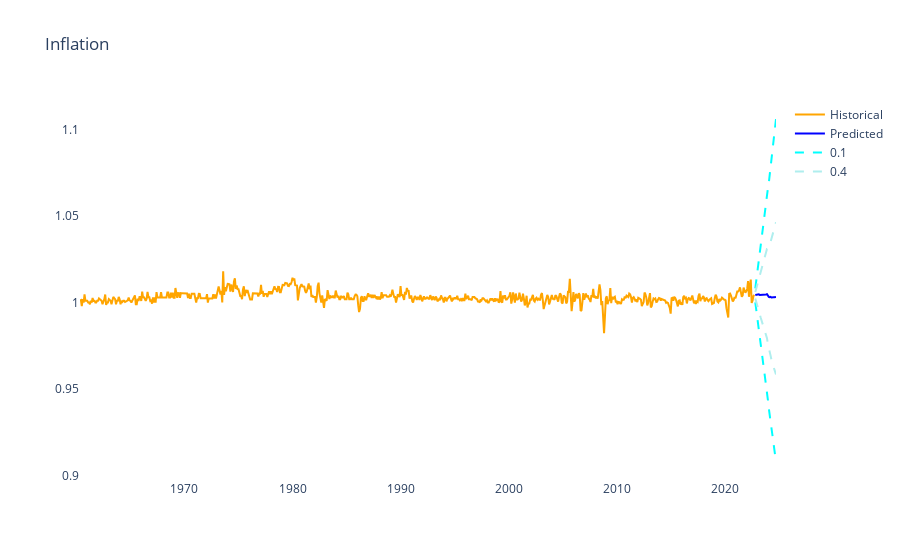

Notebook source saved alongside this figure:
### Code cell
import plotly.graph_objects as go

# Create a new figure
fig = go.Figure()

# Add each time series as a separate trace with the 'lines' mode
fig.add_trace(
    go.Scatter(
        x=reverse_historical_data.index,
        y=reverse_historical_data.values,
        name="Historical",
        mode="lines",
        line=dict(color="orange"),
    )
)
fig.add_trace(
    go.Scatter(
        x=reverse_predicted_data.index,
        y=reverse_predicted_data.values,
        name="Predicted",
        mode="lines",
        line=dict(color="blue"),
    )
)
fig.add_trace(
    go.Scatter(
        x=reverse_predict_lower_10.index,
        y=reverse_predict_lower_10.values,
        name="0.1",
        mode="lines",
        line=dict(color="cyan", dash="dash"),
    )
)
fig.add_trace(
    go.Scatter(
        x=reverse_predict_lower_40.index,
        y=reverse_predict_lower_40.values,
        name="0.4",
        mode="lines",
        line=dict(color="paleturquoise", dash="dash"),
    )
)
fig.add_trace(
    go.Scatter(
        x=reverse_predict_upper_10.index,
        y=reverse_predict_upper_10.values,
        name="0.1",
        mode="lines",
        line=dict(color="cyan", dash="dash"),
    )
)
fig.add_trace(
    go.Scatter(
        x=reverse_predict_upper_40.index,
        y=reverse_predict_upper_40.values,
        name="0.4",
        mode="lines",
        line=dict(color="paleturquoise", dash="dash"),
    )
)

names = set()
fig.for_each_trace(
    lambda trace: trace.update(showlegend=False)
    if (trace.name in names)
    else names.add(trace.name)
)

fig.update_layout(plot_bgcolor="white", title=VARIABLES_MAP[variable])

### Figure 1 — Plotly figure (JSON) as saved in the notebook; plotly's stock layout.template omitted (floating-point values rounded to 4 significant figures; data arrays with more than 128 entries replaced by an {"elided": "..."} marker saying what was removed)
{"data": [{"line": {"color": "orange"}, "mode": "lines", "name": "Historical", "type": "scatter", "x": {"elided": "749 str values"}, "y": {"elided": "749 float values"}}, {"line": {"color": "blue"}, "mode": "lines", "name": "Predicted", "type": "scatter", "x": ["2022-11-01T00:00:00", "2022-12-01T00:00:00", "2023-01-01T00:00:00", "2023-02-01T00:00:00", "2023-03-01T00:00:00", "2023-04-01T00:00:00", "2023-05-01T00:00:00", "2023-06-01T00:00:00", "2023-07-01T00:00:00", "2023-08-01T00:00:00", "2023-09-01T00:00:00", "2023-10-01T00:00:00", "2023-11-01T00:00:00", "2023-12-01T00:00:00", "2024-01-01T00:00:00", "2024-02-01T00:00:00", "2024-03-01T00:00:00", "2024-04-01T00:00:00", "2024-05-01T00:00:00", "2024-06-01T00:00:00", "2024-07-01T00:00:00", "2024-08-01T00:00:00", "2024-09-01T00:00:00", "2024-10-01T00:00:00"], "y": [1.004, 1.004, 1.005, 1.005, 1.005, 1.004, 1.004, 1.004, 1.005, 1.005, 1.005, 1.005, 1.005, 1.005, 1.004, 1.003, 1.003, 1.003, 1.003, 1.003, 1.003, 1.003, 1.003, 1.003]}, {"line": {"color": "cyan", "dash": "dash"}, "mode": "lines", "name": "0.1", "type": "scatter", "x": ["2022-11-01T00:00:00", "2022-12-01T00:00:00", "2023-01-01T00:00:00", "2023-02-01T00:00:00", "2023-03-01T00:00:00", "2023-04-01T00:00:00", "2023-05-01T00:00:00", "2023-06-01T00:00:00", "2023-07-01T00:00:00", "2023-08-01T00:00:00", "2023-09-01T00:00:00", "2023-10-01T00:00:00", "2023-11-01T00:00:00", "2023-12-01T00:00:00", "2024-01-01T00:00:00", "2024-02-01T00:00:00", "2024-03-01T00:00:00", "2024-04-01T00:00:00", "2024-05-01T00:00:00", "2024-06-01T00:00:00", "2024-07-01T00:00:00", "2024-08-01T00:00:00", "2024-09-01T00:00:00", "2024-10-01T00:00:00"], "y": [1.0, 0.9963, 0.9926, 0.9885, 0.9848, 0.98, 0.976, 0.9723, 0.9686, 0.9647, 0.9609, 0.9567, 0.9529, 0.9493, 0.9439, 0.9389, 0.9347, 0.9312, 0.9267, 0.9235, 0.9194, 0.9156, 0.9119, 0.9085]}, {"line": {"color": "paleturquoise", "dash": "dash"}, "mode": "lines", "name": "0.4", "type": "scatter", "x": ["2022-11-01T00:00:00", "2022-12-01T00:00:00", "2023-01-01T00:00:00", "2023-02-01T00:00:00", "2023-03-01T00:00:00", "2023-04-01T00:00:00", "2023-05-01T00:00:00", "2023-06-01T00:00:00", "2023-07-01T00:00:00", "2023-08-01T00:00:00", "2023-09-01T00:00:00", "2023-10-01T00:00:00", "2023-11-01T00:00:00", "2023-12-01T00:00:00", "2024-01-01T00:00:00", "2024-02-01T00:00:00", "2024-03-01T00:00:00", "2024-04-01T00:00:00", "2024-05-01T00:00:00", "2024-06-01T00:00:00", "2024-07-01T00:00:00", "2024-08-01T00:00:00", "2024-09-01T00:00:00", "2024-10-01T00:00:00"], "y": [1.002, 1.001, 0.9993, 0.9973, 0.9959, 0.9932, 0.9913, 0.9898, 0.9882, 0.9864, 0.9847, 0.9827, 0.9809, 0.9794, 0.976, 0.973, 0.9708, 0.9694, 0.9669, 0.9657, 0.9635, 0.9617, 0.96, 0.9585]}, {"line": {"color": "cyan", "dash": "dash"}, "mode": "lines", "name": "0.1", "showlegend": false, "type": "scatter", "x": ["2022-11-01T00:00:00", "2022-12-01T00:00:00", "2023-01-01T00:00:00", "2023-02-01T00:00:00", "2023-03-01T00:00:00", "2023-04-01T00:00:00", "2023-05-01T00:00:00", "2023-06-01T00:00:00", "2023-07-01T00:00:00", "2023-08-01T00:00:00", "2023-09-01T00:00:00", "2023-10-01T00:00:00", "2023-11-01T00:00:00", "2023-12-01T00:00:00", "2024-01-01T00:00:00", "2024-02-01T00:00:00", "2024-03-01T00:00:00", "2024-04-01T00:00:00", "2024-05-01T00:00:00", "2024-06-01T00:00:00", "2024-07-01T00:00:00", "2024-08-01T00:00:00", "2024-09-01T00:00:00", "2024-10-01T00:00:00"], "y": [1.008, 1.013, 1.017, 1.021, 1.025, 1.029, 1.033, 1.037, 1.042, 1.046, 1.05, 1.054, 1.058, 1.063, 1.066, 1.069, 1.073, 1.078, 1.082, 1.087, 1.092, 1.096, 1.101, 1.106]}, {"line": {"color": "paleturquoise", "dash": "dash"}, "mode": "lines", "name": "0.4", "showlegend": false, "type": "scatter", "x": ["2022-11-01T00:00:00", "2022-12-01T00:00:00", "2023-01-01T00:00:00", "2023-02-01T00:00:00", "2023-03-01T00:00:00", "2023-04-01T00:00:00", "2023-05-01T00:00:00", "2023-06-01T00:00:00", "2023-07-01T00:00:00", "2023-08-01T00:00:00", "2023-09-01T00:00:00", "2023-10-01T00:00:00", "2023-11-01T00:00:00", "2023-12-01T00:00:00", "2024-01-01T00:00:00", "2024-02-01T00:00:00", "2024-03-01T00:00:00", "2024-04-01T00:00:00", "2024-05-01T00:00:00", "2024-06-01T00:00:00", "2024-07-01T00:00:00", "2024-08-01T00:00:00", "2024-09-01T00:00:00", "2024-10-01T00:00:00"], "y": [1.006, 1.008, 1.01, 1.012, 1.014, 1.015, 1.017, 1.019, 1.021, 1.023, 1.025, 1.027, 1.029, 1.031, 1.031, 1.032, 1.033, 1.035, 1.036, 1.039, 1.04, 1.042, 1.044, 1.046]}], "layout": {"plot_bgcolor": "white", "title": {"text": "Inflation"}}}
